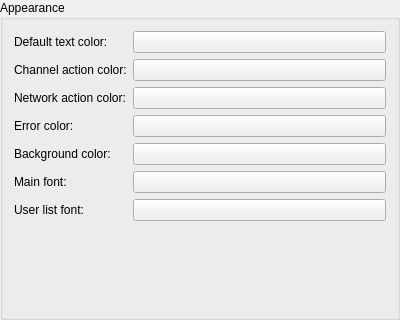
<?xml version="1.0" encoding="UTF-8"?>
<ui version="4.0">
 <class>CFGIRCAppearance</class>
 <widget class="QGroupBox" name="CFGIRCAppearance">
  <property name="geometry">
   <rect>
    <x>0</x>
    <y>0</y>
    <width>400</width>
    <height>320</height>
   </rect>
  </property>
  <property name="windowTitle">
   <string>GroupBox</string>
  </property>
  <property name="title">
   <string>Appearance</string>
  </property>
  <layout class="QVBoxLayout" name="verticalLayout">
   <item>
    <layout class="QFormLayout" name="formLayout">
     <item row="0" column="0">
      <widget class="QLabel" name="label">
       <property name="text">
        <string>Default text color:</string>
       </property>
      </widget>
     </item>
     <item row="1" column="0">
      <widget class="QLabel" name="label_2">
       <property name="text">
        <string>Channel action color:</string>
       </property>
      </widget>
     </item>
     <item row="2" column="0">
      <widget class="QLabel" name="label_3">
       <property name="text">
        <string>Network action color:</string>
       </property>
      </widget>
     </item>
     <item row="3" column="0">
      <widget class="QLabel" name="label_4">
       <property name="text">
        <string>Error color:</string>
       </property>
       <property name="alignment">
        <set>Qt::AlignLeading|Qt::AlignLeft|Qt::AlignVCenter</set>
       </property>
      </widget>
     </item>
     <item row="4" column="0">
      <widget class="QLabel" name="label_5">
       <property name="text">
        <string>Background color:</string>
       </property>
      </widget>
     </item>
     <item row="5" column="0">
      <widget class="QLabel" name="label_6">
       <property name="text">
        <string>Main font:</string>
       </property>
      </widget>
     </item>
     <item row="6" column="0">
      <widget class="QLabel" name="label_7">
       <property name="text">
        <string>User list font:</string>
       </property>
      </widget>
     </item>
     <item row="0" column="1">
      <widget class="ColorButton" name="btnDefaultTextColor">
       <property name="text">
        <string/>
       </property>
      </widget>
     </item>
     <item row="1" column="1">
      <widget class="ColorButton" name="btnChannelActionColor">
       <property name="text">
        <string/>
       </property>
      </widget>
     </item>
     <item row="2" column="1">
      <widget class="ColorButton" name="btnNetworkActionColor">
       <property name="text">
        <string/>
       </property>
      </widget>
     </item>
     <item row="3" column="1">
      <widget class="ColorButton" name="btnErrorColor">
       <property name="text">
        <string/>
       </property>
      </widget>
     </item>
     <item row="4" column="1">
      <widget class="ColorButton" name="btnBackgroundColor">
       <property name="text">
        <string/>
       </property>
      </widget>
     </item>
     <item row="5" column="1">
      <widget class="FontButton" name="btnMainFont"/>
     </item>
     <item row="6" column="1">
      <widget class="FontButton" name="btnUserListFont"/>
     </item>
    </layout>
   </item>
  </layout>
 </widget>
 <customwidgets>
  <customwidget>
   <class>ColorButton</class>
   <extends>QPushButton</extends>
   <header>gui/widgets/colorbutton.h</header>
  </customwidget>
  <customwidget>
   <class>FontButton</class>
   <extends>QPushButton</extends>
   <header>gui/widgets/fontbutton.h</header>
  </customwidget>
 </customwidgets>
 <resources/>
 <connections/>
</ui>
